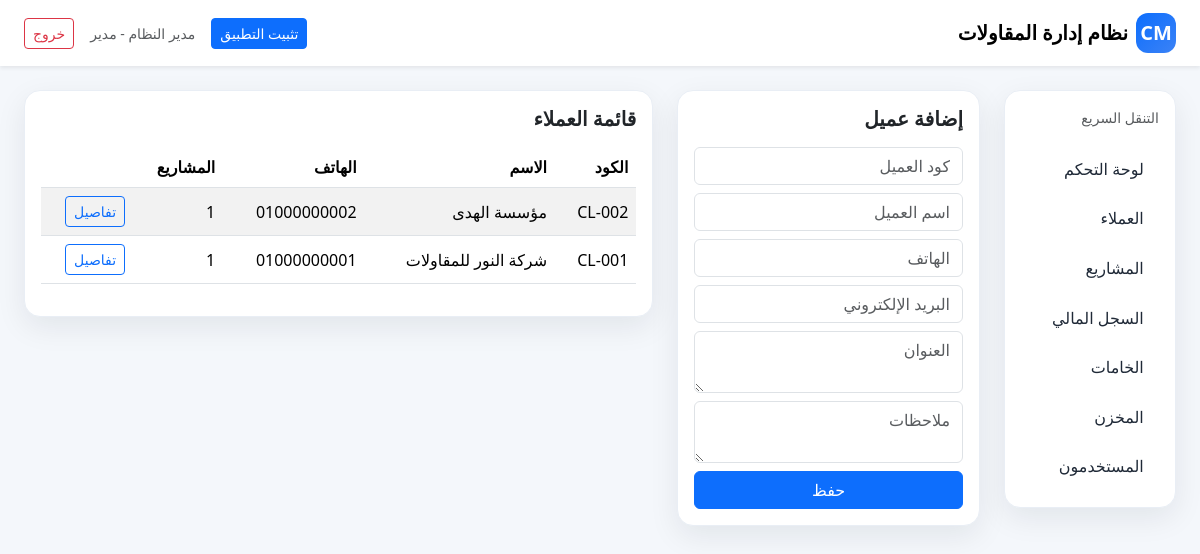
/clients (signed in), run on the app's committed database.
### app.py (models this page shows, shortened)
class User(UserMixin, db.Model):
    id = db.Column(db.Integer, primary_key=True)
    full_name = db.Column(db.String(150), nullable=False)
    username = db.Column(db.String(80), unique=True, nullable=False)
    password_hash = db.Column(db.String(255), nullable=False)
    role_id = db.Column(db.Integer, db.ForeignKey('role.id'))
    is_active_user = db.Column(db.Boolean, default=True)
    created_at = db.Column(db.DateTime, default=datetime.utcnow)
    role = db.relationship('Role')
    @property
    def is_admin(self):
        return self.role and self.role.code == 'admin'

class Role(db.Model):
    id = db.Column(db.Integer, primary_key=True)
    name = db.Column(db.String(100), nullable=False)
    code = db.Column(db.String(50), unique=True, nullable=False)

class Client(db.Model):
    id = db.Column(db.Integer, primary_key=True)
    client_code = db.Column(db.String(50), unique=True, nullable=False)
    name = db.Column(db.String(150), nullable=False)
    phone = db.Column(db.String(50))
    email = db.Column(db.String(150))
    address = db.Column(db.Text)
    notes = db.Column(db.Text)
    created_at = db.Column(db.DateTime, default=datetime.utcnow)
    projects = db.relationship('Project', backref='client', cascade='all, delete-orphan')
    transactions = db.relationship('FinanceTransaction', backref='client', cascade='all, delete-orphan')

### app.py (the view, shortened to what this page needs)
@app.route('/clients', methods=['GET', 'POST'])
@login_required
def clients():
    all_clients = Client.query.order_by(Client.id.desc()).all()
    return render_template('clients.html', clients=all_clients)

### app.py (called while the page is built)
@login_manager.user_loader
def load_user(user_id):
    return User.query.get(int(user_id))

### templates/clients.html (shortened to what this page needs)
{% extends 'base.html' %}
{% block content %}
<div class="row g-4">
  <div class="col-lg-4">
    <div class="card section-card p-3">
      <h5 class="fw-bold mb-3">إضافة عميل</h5>
      <form method="post" class="row g-2">
        <div class="col-12"><input name="client_code" class="form-control" placeholder="كود العميل" required></div>
        <div class="col-12"><input name="name" class="form-control" placeholder="اسم العميل" required></div>
        <div class="col-12"><input name="phone" class="form-control" placeholder="الهاتف"></div>
        <div class="col-12"><input name="email" class="form-control" placeholder="البريد الإلكتروني"></div>
        <div class="col-12"><textarea name="address" class="form-control" placeholder="العنوان"></textarea></div>
        <div class="col-12"><textarea name="notes" class="form-control" placeholder="ملاحظات"></textarea></div>
        <div class="col-12"><button class="btn btn-primary w-100">حفظ</button></div>
      </form>
    </div>
  </div>
  <div class="col-lg-8">
    <div class="card section-card p-3">
      <h5 class="fw-bold mb-3">قائمة العملاء</h5>
      <div class="table-responsive">
        <table class="table align-middle table-striped">
          <thead><tr><th>الكود</th><th>الاسم</th><th>الهاتف</th><th>المشاريع</th><th></th></tr></thead>
          <tbody>
            {% for client in clients %}
            <tr>
              <td>{{ client.client_code }}</td>
              <td>{{ client.name }}</td>
              <td>{{ client.phone or '-' }}</td>
              <td>{{ client.projects|length }}</td>
              <td><a class="btn btn-sm btn-outline-primary" href="{{ url_for('client_detail', client_id=client.id) }}">تفاصيل</a></td>
            </tr>
            {% endfor %}
          </tbody>
        </table>
      </div>
    </div>
  </div>
</div>
{% endblock %}

### templates/base.html (shortened to what this page needs)
<!doctype html>
<html lang="ar" dir="rtl">
<head>
  <link href="https://cdn.jsdelivr.net/npm/bootstrap@5.3.3/dist/css/bootstrap.rtl.min.css" rel="stylesheet">
</head>
<body>
{% if current_user.is_authenticated %}
<nav class="navbar navbar-expand-lg bg-white shadow-sm sticky-top">
  <div class="container-fluid px-3 px-lg-4">
    <div class="d-flex align-items-center gap-2">
      <a class="navbar-brand fw-bold d-flex align-items-center gap-2 mb-0" href="{{ url_for('dashboard') }}">
        <span class="brand-mark">CM</span>
        <span class="topbar-title">نظام إدارة المقاولات</span>
      </a>
    </div>
    <div class="d-flex gap-2 gap-lg-3 align-items-center">
      <button id="installAppBtn" class="btn btn-primary btn-sm d-none d-lg-inline-flex">تثبيت التطبيق</button>
      <span class="text-muted small d-none d-md-inline">{{ current_user.full_name }} - {{ current_user.role.name if current_user.role else '' }}</span>
      <a class="btn btn-outline-danger btn-sm" href="{{ url_for('logout') }}">خروج</a>
    </div>
  </div>
</nav>
<div class="container-fluid px-3 px-lg-4 py-3 py-lg-4 app-shell">
  <div class="row g-4">
    <div class="col-lg-2 d-none d-lg-block">
      <div class="bg-white p-3 section-card sticky-top sidebar-panel">
        <div class="small text-muted mb-3">التنقل السريع</div>
        <a class="sidebar-link" href="{{ url_for('dashboard') }}">لوحة التحكم</a>
        <a class="sidebar-link" href="{{ url_for('clients') }}">العملاء</a>
        <a class="sidebar-link" href="{{ url_for('projects') }}">المشاريع</a>
        <a class="sidebar-link" href="{{ url_for('finance') }}">السجل المالي</a>
        <a class="sidebar-link" href="{{ url_for('materials') }}">الخامات</a>
        <a class="sidebar-link" href="{{ url_for('inventory') }}">المخزن</a>
        {% if current_user.is_admin %}
        <a class="sidebar-link" href="{{ url_for('users') }}">المستخدمون</a>
        {% endif %}
      </div>
    </div>
    <div class="col-12 col-lg-10">
{% else %}
<div class="container py-3 py-md-4">
{% endif %}
{% block content %}{% endblock %}
{% if current_user.is_authenticated %}
    </div>
  </div>
</div>
{% else %}
</div>
{% endif %}
</body>
</html>

### templates/base.html (style rules this page uses)
:root { --brand:#0d6efd; --brand-dark:#0b57d0; --bg:#f4f7fb; --card-shadow:0 10px 30px rgba(15,23,42,.08); --border:#e9eef5; }
body { background:var(--bg); }
.app-shell { min-height: calc(100vh - 76px); }
.sidebar-link { text-decoration:none; color:#1f2937; display:block; padding:.80rem .95rem; border-radius:.85rem; font-weight:500; }
.stat-card, .section-card { border:1px solid var(--border); border-radius:1rem; box-shadow:var(--card-shadow); }
.section-card { overflow:hidden; }
.sidebar-panel { top:20px; }
.brand-mark { width:40px; height:40px; border-radius:12px; display:inline-flex; align-items:center; justify-content:center; background:linear-gradient(135deg, #0d6efd, #3b82f6); color:#fff; font-weight:800; }
.table-responsive { border-radius:.85rem; }

### data on the page
User: full_name "مدير النظام"
Role: role "مدير"
Client: client_code "CL-002", name "مؤسسة الهدى", phone "01000000002", projects|length "1"
Client: client_code "CL-001", name "شركة النور للمقاولات", phone "01000000001", projects|length "1"
